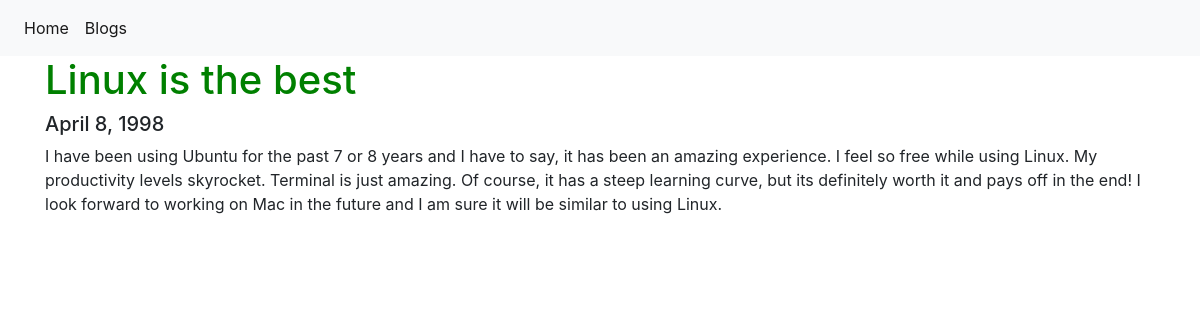
Page /blog/1/ on the committed database.
### blog/models.py (models this page shows)
class Blog(models.Model):
    title = models.CharField(max_length=100)
    date = models.DateField()
    content = models.TextField()

### blog/views.py (the view)
# urls.py: path('<int:blog_id>/',views.details,name='details')
def details(request,blog_id):
    blog = get_object_or_404(Blog, pk=blog_id)
    return render(request,"blog/details.html",{'id':blog_id,'blog':blog})

### blog/templates/blog/details.html
{% extends 'layout.html' %}
{% block content %}
<div class="container">
    <h1>{{blog.title}}</h1>
    <h5>{{blog.date}}</h5>
    <p>{{blog.content}}</p>
</div>
{% endblock %}

### blog/static/blog/mystyle.css (style rules this page uses)
h1 { color:green; }

### rows in the picture
Blog: title "Linux is the best", date "April 8, 1998", content "I have been using Ubuntu for the past 7 or 8 years and I have to say, it has been an amazing experience. I feel so free while using Linux. My productivity levels skyrocket. Terminal is just amazing. Of course, it has a steep learning curve, but its definitely worth it and pays off in the end! I look forward to working on Mac in the future and I am sure it will be similar to using Linux."
